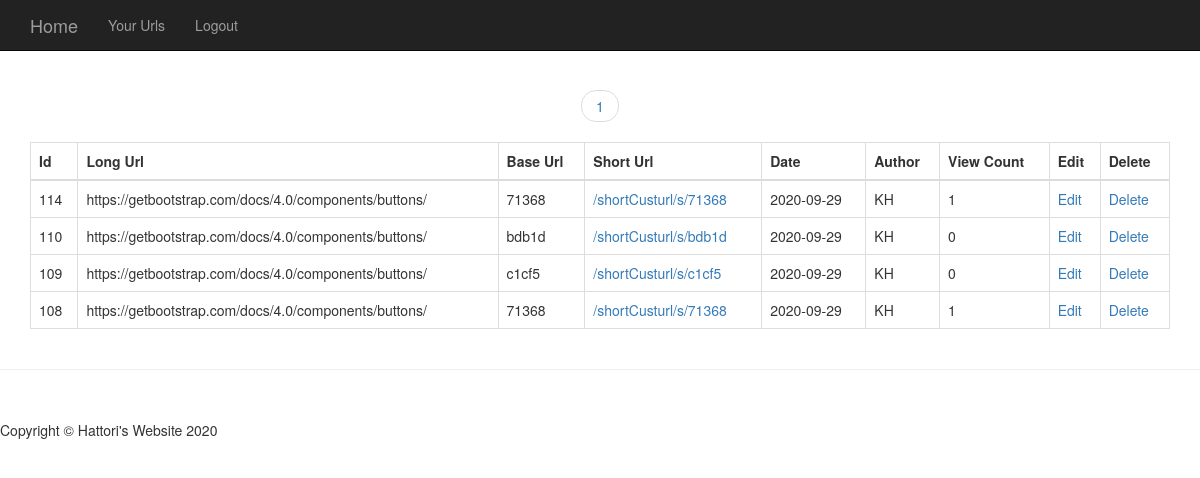
The page /your_urls.php (signed in) on the database its author committed.
### tables this page shows
CREATE TABLE `urls` (
  `url_id` int(3) NOT NULL,
  `url_long` varchar(255) DEFAULT NULL,
  `url_short` varchar(255) DEFAULT NULL,
  `url_base` varchar(255) DEFAULT NULL,
  `url_date` date NOT NULL,
  `url_views_count` int(11) DEFAULT '0',
  `url_author` varchar(255) DEFAULT NULL
);

### your_urls.php (the view, shortened to what this page needs)
<?php include "includes/db.php";?>
<?php include "includes/header.php";?>
<?php include "includes/navigation.php";?>
<div class="container">
    <table class="table table-bordered table-hover">
        <thead>
            <tr>
                <th>Id</th>
                <th>Long Url</th>
                <th>Base Url</th>
                <th>Short Url</th>
                <th>Date</th>
                <th>Author</th>
                <th>View Count</th>
                <th>Edit</th>
                <th>Delete</th>
            </tr>
        </thead>
        <tbody>
            <?php
                $per_page = 10;
                if(isset($_GET['page'])){
                    $page = $_GET['page'];
                } else {
                    $page ="";
                }
                if($page == "" || $page == 1){
                    $page_1 = 0;
                } else {
                    $page_1 = ($page * $per_page) - $per_page;
                }
                if(isset($_SESSION['username'])){
                    $the_username= $_SESSION['username'];
                $url_query_count = "SELECT * FROM urls WHERE url_author = '{$the_username}' ";
                $find_count = mysqli_query($connection, $url_query_count);
                $count = mysqli_num_rows($find_count);
                $count = ceil($count / $per_page);
                $query_url = "SELECT * FROM urls WHERE url_author = '{$the_username}' ";
                $query_url .= "ORDER BY url_id DESC LIMIT $page_1, $per_page  ";
                $select_all_urls_query = mysqli_query($connection, $query_url);
                while($row = mysqli_fetch_assoc($select_all_urls_query)){
                    $url_id = $row['url_id'];
                    $url_long = $row['url_long'];
                    $url_short = $row['url_short'];
                    $url_base = $row['url_base'];
                    $url_date = $row['url_date'];
                    $url_author = $row['url_author'];
                    $url_views_count = $row['url_views_count'];
                    echo"<tr>";
                    echo"<td>{$url_id}</td>";
                    echo"<td>{$url_long}</td>";
                    echo"<td>{$url_base}</td>";
                    echo"<td><a href= '$url_short'>$url_short</a></td>";
                    echo"<td>{$url_date}</td>";
                    echo"<td>{$url_author}</td>";
                    echo"<td>{$url_views_count}</td>";
                    echo"<td><a href='edit_url.php?url_id={$url_id}'>Edit</a></td>";
                    echo"<td><a onClick=\"javascript:return confirm('Are you sure want to delete?')\" href='your_urls.php?delete={$url_id}'>Delete</a></td>";
                    echo"</tr>";
                }
            }
            ?>
        </tbody>
        <ul class="pager">
            <?php
            for($i = 1; $i <= $count; $i++){
                if($i == $page){
                    echo"<li><a class='active_link' href='your_urls.php?page={$i}'>{$i}</a></li>";
                } else {
                    echo"<li><a href='your_urls.php?page={$i}'>{$i}</a></li>";
                }
            }
            ?>
        </ul>
    </table>
</div>
<hr>
<?php include "includes/footer.php";?>

### css/blog-home.css (style rules this page uses)
body { padding-top: 70px; }

### rows shown on the page
urls: url_id "114", url_long "https://getbootstrap.com/docs/4.0/components/buttons/", url_base "71368", url_short "/shortCusturl/s/71368", url_date "2020-09-29", url_author "KH", url_views_count "1"
urls: url_id "110", url_long "https://getbootstrap.com/docs/4.0/components/buttons/", url_base "bdb1d", url_short "/shortCusturl/s/bdb1d", url_date "2020-09-29", url_author "KH", url_views_count "0"
urls: url_id "109", url_long "https://getbootstrap.com/docs/4.0/components/buttons/", url_base "c1cf5", url_short "/shortCusturl/s/c1cf5", url_date "2020-09-29", url_author "KH", url_views_count "0"
urls: url_id "108", url_long "https://getbootstrap.com/docs/4.0/components/buttons/", url_base "71368", url_short "/shortCusturl/s/71368", url_date "2020-09-29", url_author "KH", url_views_count "1"
